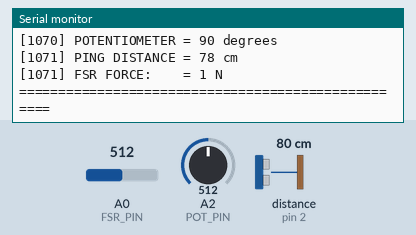
A sketch run on a simulated Arduino Uno, built with avr-gcc and run on an emulated ATmega328P. On the bench: the last lines printed to the serial monitor. Wiring (inferred from the names in the program): ultrasonic range finder: trigger pin 3; echo pin 2. The inputs (shaded band) are chosen by the test bench; at power-on: distance to the obstacle (sensor on pin 2) 80 cm, A0 (FSR_PIN) = 512, A2 (POT_PIN) = 512. The echo pulse lasts 58.3 µs per cm.

Above: at 1.2 s.
1.3 s: distance to the obstacle (sensor on pin 2) set to 2 cm
At 1.45 s:
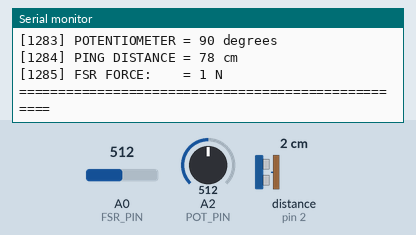
2.8 s: A0 (FSR_PIN) set to 716
At 2.93 s:
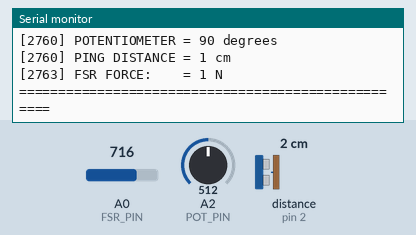
4.3 s: A2 (POT_PIN) set to 716
At 4.41 s:
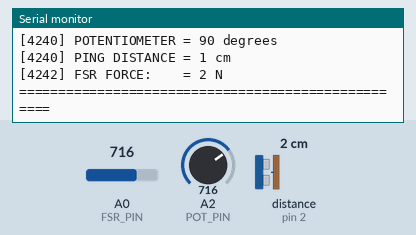
5.8 s: distance to the obstacle (sensor on pin 2) set to 4 cm
At 5.89 s:
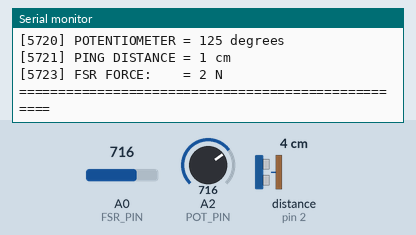
7.3 s: A0 (FSR_PIN) set to 900
At 7.37 s:
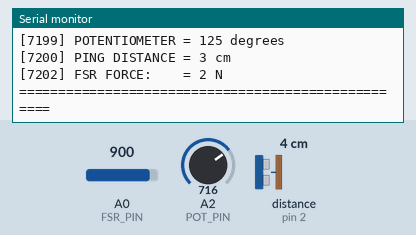
8.8 s: distance to the obstacle (sensor on pin 2) set to 250 cm
At 8.85 s:
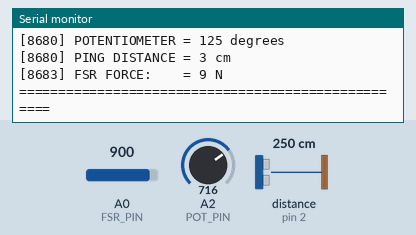
Timing chart, 0 to 11.8 s (numbered marks = the images above; inputs shaded):
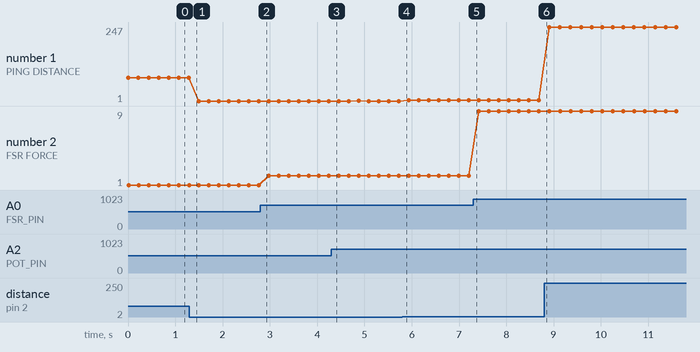

The sketch:

24778_task1_teamC.ino
```cpp
/*
 * 24778 MECHATRONICS SPRING 2022
 * TEAM C - PROJECT THESEUS
 * ETHAN RICH, VALMIKI, SEBASTIAN BERNAL, SAM YIN, DAJUN TAO
 *
 * FSR DATASHEET:  http://cdn.sparkfun.com/datasheets/Sensors/ForceFlex/2010-10-26-DataSheet-FSR400-Layout2.pdf
 * IR DATASHEET:   https://www.sparkfun.com/datasheets/Components/GP2Y0A21YK.pdf
 * PING DATASHEET: https://www.parallax.com/product/ping-ultrasonic-distance-sensor/
 * ADDT'L SOURCES:
 *   https://learn.adafruit.com/force-sensitive-resistor-fsr/using-an-fsr
 *   https://www.makerguides.com/sharp-gp2y0a21yk0f-ir-distance-sensor-arduino-tutorial/
 */


// Arduino pin mappings
const uint16_t FSR_PIN = A0;
const uint16_t POT_PIN = A2;
const uint16_t PING_ECHO_PIN = 2;
const uint16_t PING_TRIG_PIN = 3;

// inverse speed of sound in ms/cm
const uint16_t SPEED_SOUND = 34; // [cm/ms]

// measured VCC value
const uint16_t VCC_MEAS = 1020;  // [V SCALED: 0-5V -> 0-1024]
// measured FSR pull down resistance
const uint16_t R_DIV = 3230;     // [OHM]


void setup() {
  pinMode(PING_ECHO_PIN, INPUT);
  pinMode(PING_TRIG_PIN, OUTPUT);
  // FSR_PIN / IR_PIN Analog inputs,
  // no call to pinMode() required

  Serial.begin(115200);
}

void loop() {
  Serial.println("=================[POLLING SENSORS]=================");
  uint16_t pot_deg = read_potentiometer();
  uint32_t ping_distance_cm = read_ping_sensor();
  uint32_t fsr_force_N = read_fsr();
  Serial.println("[" + String(millis()) + "] POTENTIOMETER = " + String(pot_deg) + ((pot_deg == 0) ? "-" : "") + ((pot_deg == 180) ? "+" : "") + " degrees");
  Serial.println("[" + String(millis()) + "] PING DISTANCE = " + String(ping_distance_cm) + " cm");
  Serial.println("[" + String(millis()) + "] FSR FORCE:    = " + String(fsr_force_N) + " N");
  Serial.println("===================================================");
  delay(200); // polling period = 200ms
}

uint16_t read_potentiometer() {
  uint16_t pot_in = analogRead(POT_PIN);
  uint16_t pot_deg = map(pot_in, 0, 1023, 0, 180);

  return pot_deg;
}

uint32_t read_ping_sensor() {
  uint32_t time_ms = 0;
  uint32_t distance_cm = 0;

  // generates 40kHz ultrasonic pulse for 10ms
  digitalWrite(PING_TRIG_PIN, HIGH);
  delayMicroseconds(10);
  digitalWrite(PING_TRIG_PIN, LOW);

  // reads sound wave travel time (ms/bit) from echoPin
  time_ms = pulseIn(PING_ECHO_PIN, HIGH);

  // calculates the distance (div. by 2 for time of flight)
  distance_cm = time_ms * SPEED_SOUND / 2 / 1000;
  return distance_cm;
}

uint32_t read_fsr() {

  uint16_t fsr_in = analogRead(FSR_PIN);
  uint32_t fsr_f = 0;

  // analog voltage reading ranges from about 0 to 1023 which maps to 0V to 5V (= 5000mV)
  uint32_t fsr_v = map(fsr_in, 0, 1023, 0, 5000);

  if (fsr_v != 0) {
    // The voltage = Vcc * R / (R + FSR) where R = 10K and Vcc = 5V
    // so FSR = ((Vcc - V) * R) / V        yay math!
    uint32_t fsr_r = 5000 - fsr_v;     // fsrVoltage is in millivolts so 5V = 5000mV
    fsr_r *= 10000;                // 10K resistor
    fsr_r /= fsr_v;
    uint32_t fsr_g = 1000000;           // we measure in micromhos so
    fsr_g /= fsr_r;

    // Use the two FSR guide graphs to approximate the force
    if (fsr_g <= 1000) {
      fsr_f = fsr_g / 80;
    } else {
      fsr_f = fsr_g - 1000;
      fsr_f /= 30;
    }
  }
  return fsr_f;
}
```

Measured:
- plotted number 1: 1 → 3 after the input at 5.8 s
- plotted number 2: 1 → 2 after the input at 2.8 s, 2 → 9 after the input at 7.3 s
